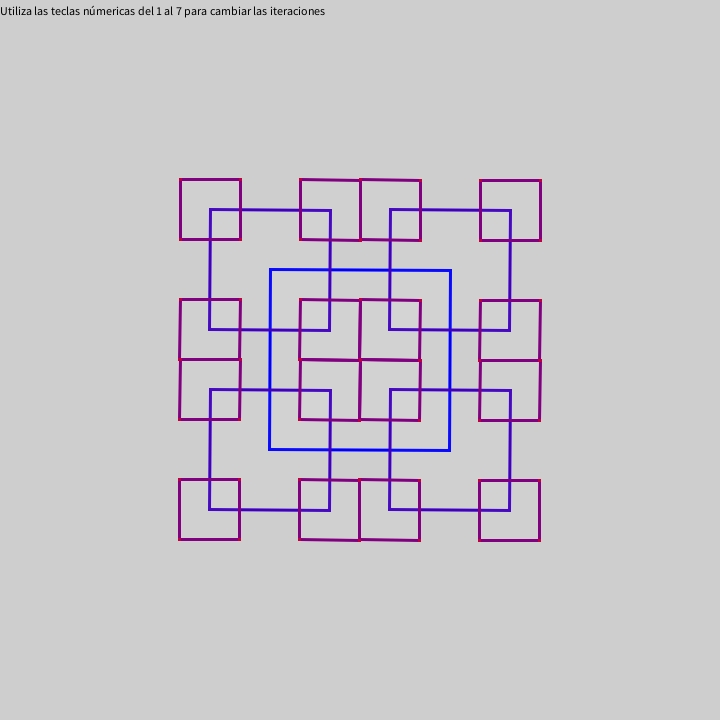
Frame 1 (no input)
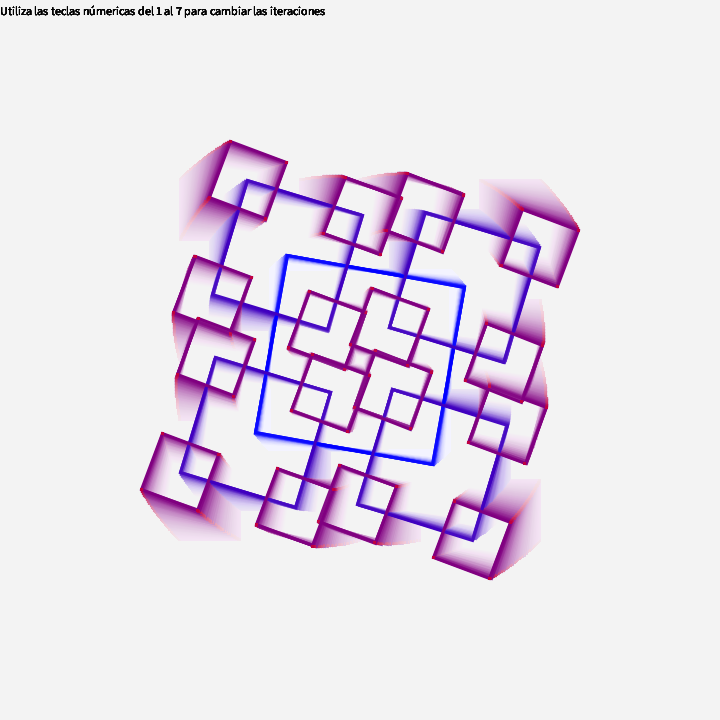
Frame 60 (the mouse pressed at the canvas centre just before this capture)
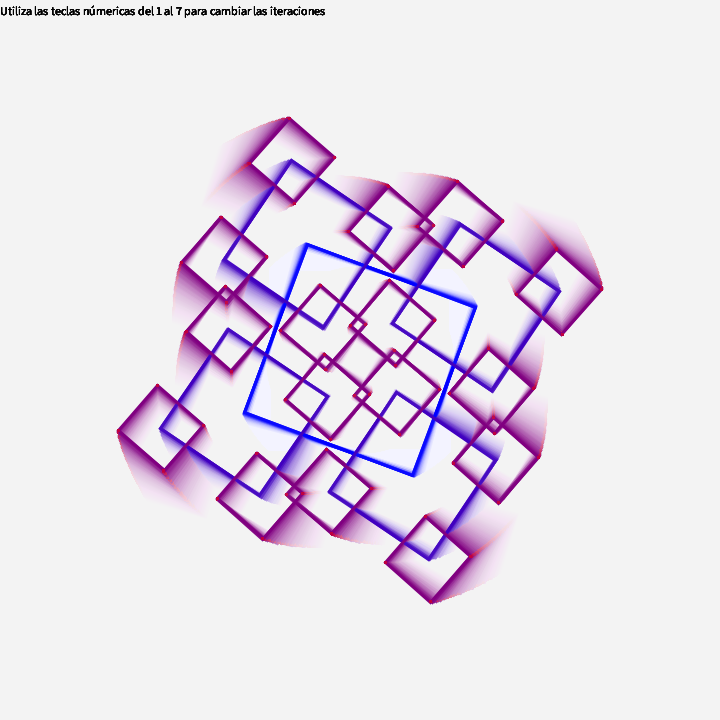
Frame 120 (the mouse held since frame 60 and released just before this capture)

The Processing sketch that drew these frames (run headless with seeded random() and noise(); from frame 60 on, the mouse is pressed at the canvas centre):

// Processing sketch: DibujoRecursivo
// ── DibujoRecursivo.pde
//Based in https://codepen.io/DonKarlssonSan/pen/PJQvKG by Johan Karlsson

float angle = 0;
float iterations = 4;

color from = color(255, 0, 0);
color to = color(0, 0, 255);

void setup() {
  size(720, 720);
  strokeWeight(3);
  noFill();
  println("Utiliza las teclas númericas del 1 al 7 para cambiar las iteraciones");
}

void draw() {
  //background
  noStroke();
  fill(255, 10);
  rect(0, 0, width, height);

  angle += 0.001;
  float x = width / 2;
  float y = height / 2;
  d(iterations, x, y);
  
  fill(0);
  text("Utiliza las teclas númericas del 1 al 7 para cambiar las iteraciones", 0, 15);
}

void d(float iteration, float x, float y) {
  //colorMode(HSB, 100);
  //fill(x, y, 100);

  color interB = lerpColor(from, to, iteration/iterations);
  stroke(interB);

  if (iteration <= 0) return;
  iteration--;
  pushMatrix();
  translate(x, y);
  rotate(iteration * angle);
  float size = iteration / iterations * height / 3;
  rect(-size/2, -size/2, size, size);
  d(iteration, -size/2, -size/2);
  d(iteration, size/2, size/2);
  d(iteration, size/2, -size/2);
  d(iteration, -size/2, size/2);
  popMatrix();
}


//Cambia las iteraciones con las teclas.
void keyPressed() {
  if (key >= 49 &&  key <= 55) {
    iterations = Character.getNumericValue(key);
  }
}
